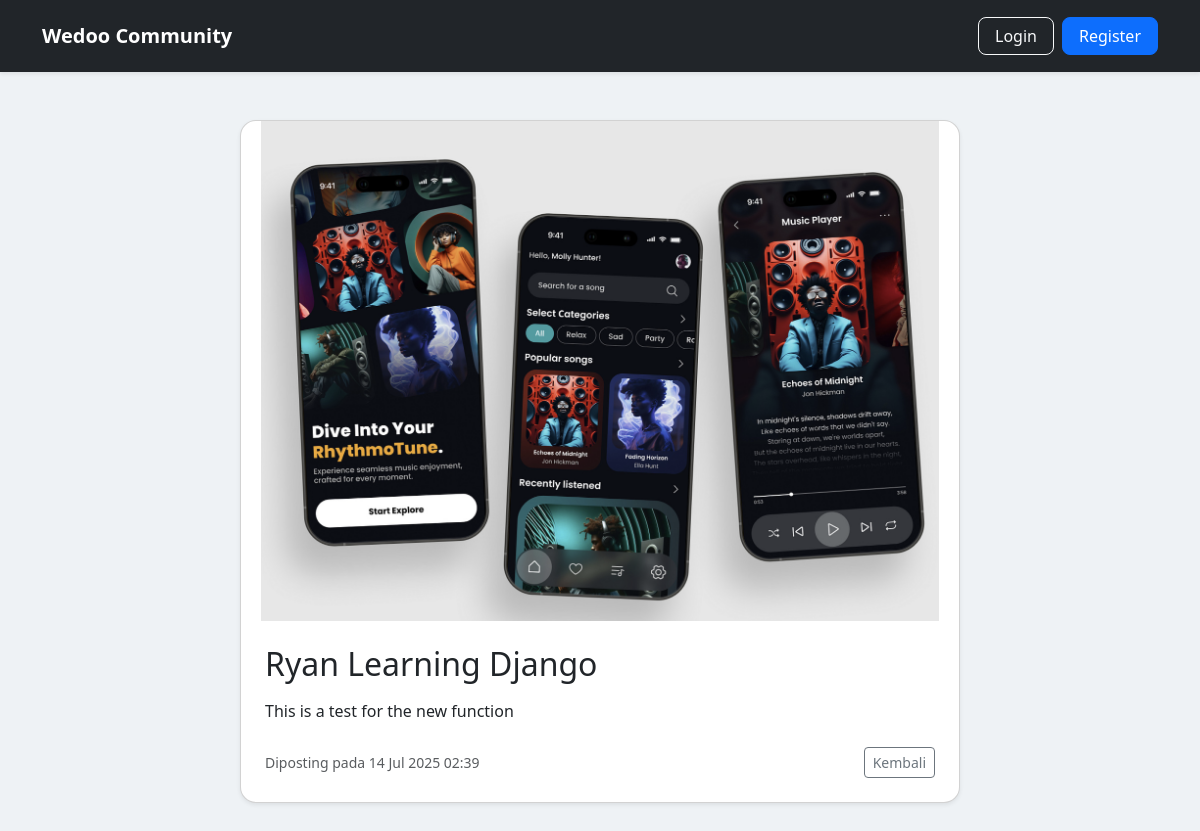
The page /post/ryan-learning-django/ on the database its author committed.
### blog/models.py (models this page shows, shortened)
class Post(models.Model):
    title = models.CharField(max_length=200)
    content =models.TextField()
    created_at =models.DateTimeField(auto_now_add=True)
    author = models.ForeignKey(User, on_delete=models.CASCADE)
    slug = models.SlugField(max_length=255, unique=True)
    image = models.ImageField(upload_to='post_images/', blank=True, null=True)

### blog/views.py (the view)
# urls.py: path('post/<slug:slug>/', views.PostDetailView.as_view(), name='post-detail'),
class PostDetailView(DetailView):
    model = Post
    template_name = 'blog/post_detail.html'
    context_object_name = 'post'
    slug_field = 'slug'
    slug_url_kwarg = 'slug'

### blog/templates/blog/post_detail.html (shortened to what this page needs)
{% extends "blog/base.html" %}
{% block content %}
<div class="container py-5">
    <div class="row justify-content-center">
        <div class="col-md-8">
            <div class="card shadow-sm rounded-4 overflow-hidden">
                {% if post.image %}
                <div class="position-relative" style="min-height: 300px;">
                    <img
                        src="{{ post.image.url }}"
                        class="w-100"
                        style="object-fit: contain; max-height: 500px;"
                        alt="Gambar {{ post.title }}"
                    >
                </div>
                {% endif %}
                <div class="card-body p-4">
                    <h2 class="card-title mb-3">{{ post.title }}</h2>
                    <p class="card-text mb-4" style="white-space: pre-line;">{{ post.content }}</p>
                    <div class="d-flex justify-content-between align-items-center">
                        <small class="text-muted">Diposting pada {{ post.created_at|date:"d M Y H:i" }}</small>
                        <div class="d-flex gap-2">
                            <a href="{% url 'home' %}" class="btn btn-outline-secondary btn-sm">Kembali</a>
                        </div>
                    </div>
                </div>
            </div>
        </div>
    </div>
</div>
{% endblock %}

### blog/templates/blog/base.html (style rules this page uses)
body { background-color:#eef2f5; }

### rows shown on the page
Post: image (picture), title "Ryan Learning Django", content "This is a test for the new function", created_at "14 Jul 2025 02:39"
